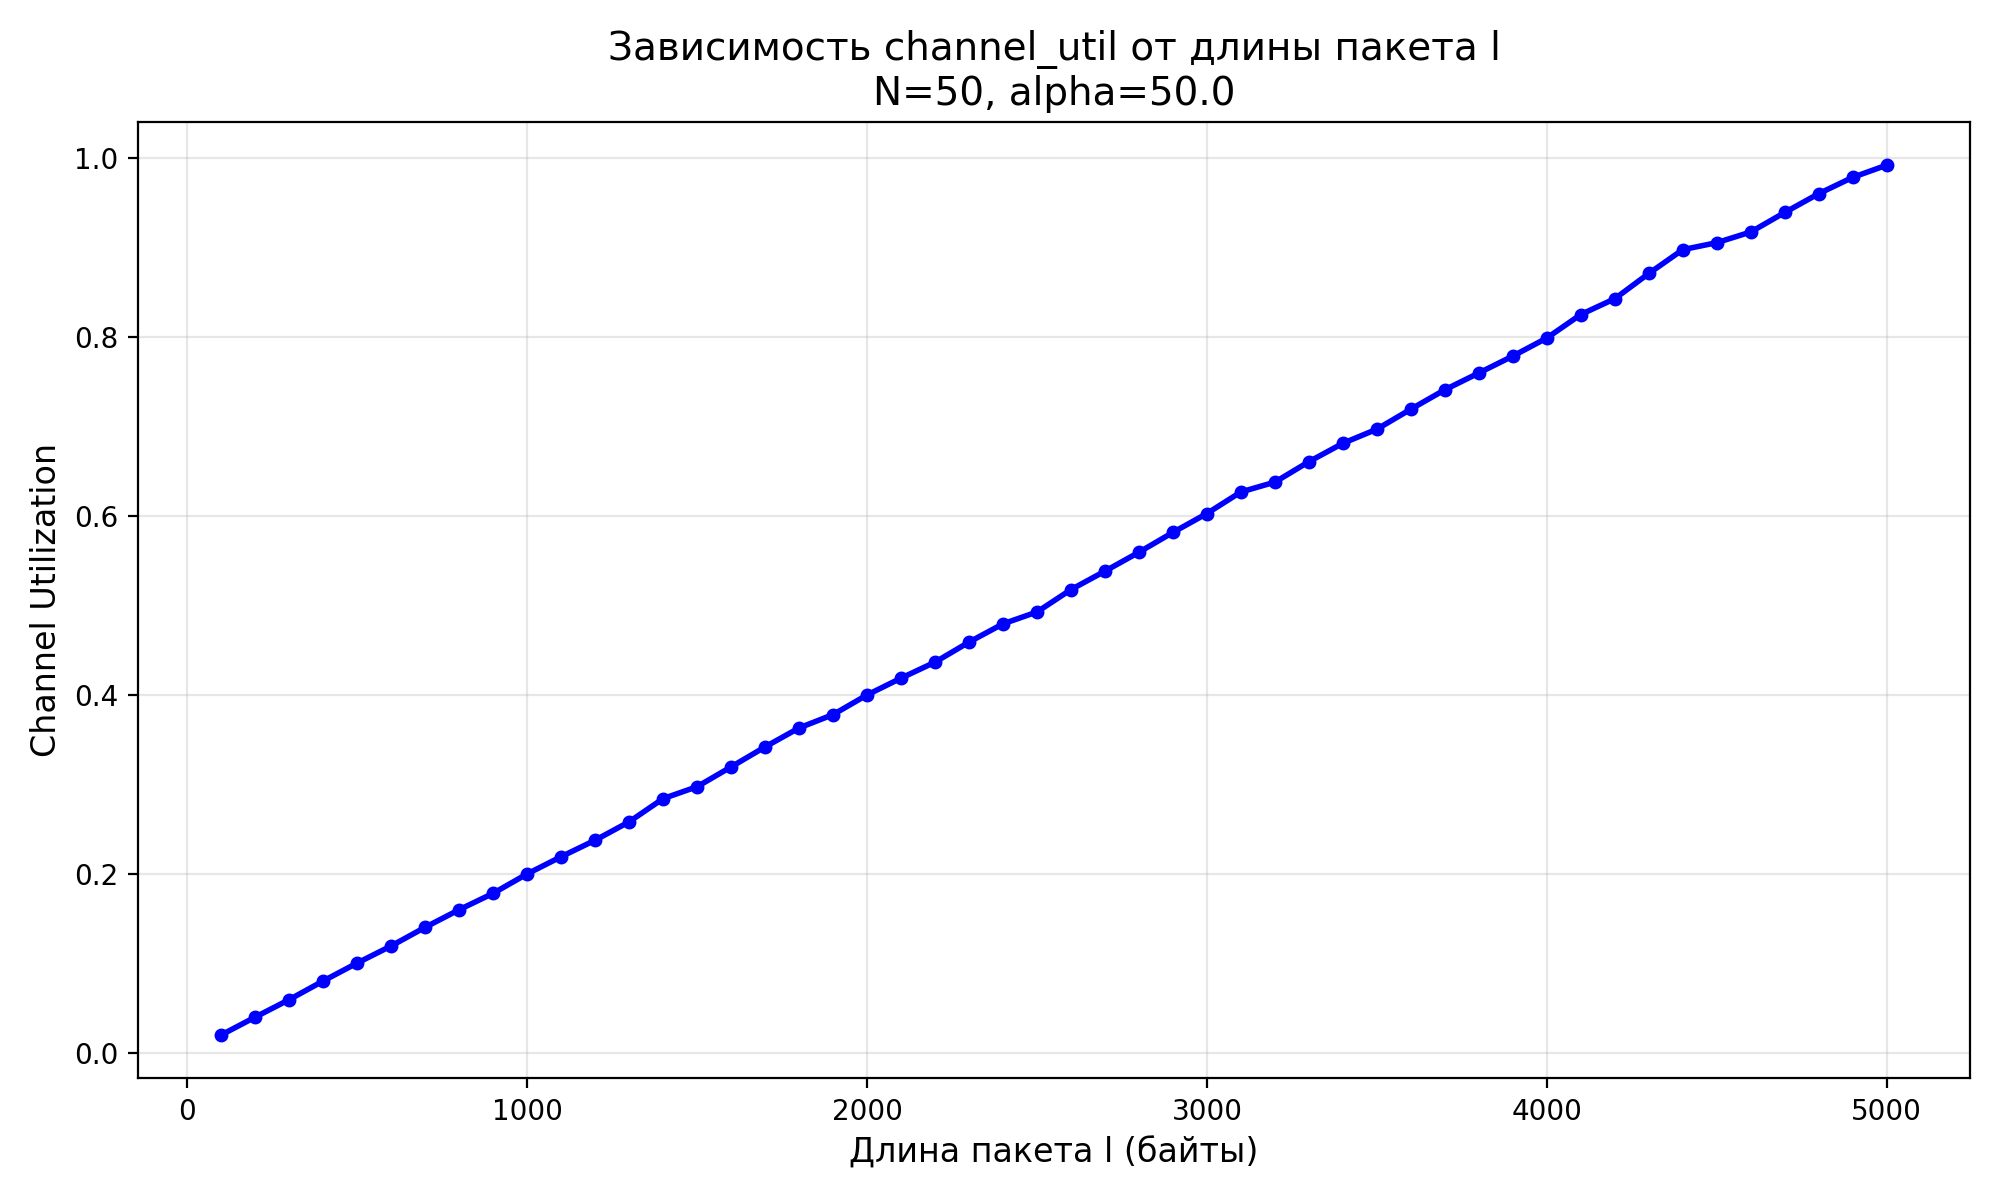

Write Python code to recreate this figure.
import subprocess
import re
import sys
import matplotlib.pyplot as plt

def run_sim(N, alpha, l_bytes, simtime=10, B=100, L=30, qlimit=-1):
    cmd = [
        "./csma_sim",
        "--N", str(N),
        "--alpha", str(alpha),
        "--simtime", str(simtime),
        "--B", str(B),
        "--L", str(L),
        "--l", str(l_bytes),
        "--qlimit", str(qlimit)
    ]

    try:
        output = subprocess.check_output(cmd, stderr=subprocess.STDOUT).decode()
    except Exception as e:
        print("Ошибка при запуске:", e)
        return None

    # Парсим строку вывода вида: "channel_util (Хар4) = 0.123456"
    m = re.search(r"channel_util\s*\(.*?\)\s*=\s*([0-9.]+)", output)
    if not m:
        print("Не найден channel_util в выводе")
        return None
    return float(m.group(1))


def analyze_channel_util_vs_l(N, alpha, l_min=100, l_max=5000, l_step=100):
    """
    Анализирует зависимость channel_util от длины пакета l.
    
    Параметры:
    - N: количество хостов (фиксированное)
    - alpha: интенсивность поступления пакетов (фиксированное)
    - l_min: минимальная длина пакета в байтах
    - l_max: максимальная длина пакета в байтах
    - l_step: шаг изменения длины пакета
    """
    l_values = []
    util_values = []
    
    print(f"Анализ зависимости channel_util от длины пакета l")
    print(f"Параметры: N={N}, alpha={alpha}")
    print(f"Диапазон l: {l_min} - {l_max} байт, шаг: {l_step}")
    print("=" * 60)
    
    l = l_min
    while l <= l_max:
        # Запускаем симуляцию для текущего размера пакета
        print(f"Запуск симуляции: l={l} байт...", end=" ")
        util = run_sim(N, alpha, l)
        
        if util is None:
            print("ОШИБКА")
            l += l_step
            continue
        
        l_values.append(l)
        util_values.append(util)
        print(f"channel_util={util:.4f}")
        
        l += l_step
    
    print("=" * 60)
    print("\nРезультаты:")
    print(f"{'l (байты)':<12} {'channel_util':<15}")
    print("-" * 30)
    for l, util in zip(l_values, util_values):
        print(f"{l:<12} {util:<15.6f}")
    
    return l_values, util_values


def plot_results(l_values, util_values, N, alpha, output_file="channel_util_vs_l.png"):
    plt.figure(figsize=(10, 6))
    plt.plot(l_values, util_values, 'b-o', markersize=4, linewidth=2)
    plt.xlabel("Длина пакета l (байты)", fontsize=12)
    plt.ylabel("Channel Utilization", fontsize=12)
    plt.title(f"Зависимость channel_util от длины пакета l\nN={N}, alpha={alpha}", fontsize=14)
    plt.grid(True, alpha=0.3)
    plt.tight_layout()
    plt.savefig(output_file, dpi=200)
    print(f"\nГрафик сохранён в {output_file}")


if __name__ == "__main__":
    if len(sys.argv) < 3:
        print("Использование: python3 channel_util_vs_l.py <N> <alpha> [l_min] [l_max] [l_step]")
        print("Пример: python3 channel_util_vs_l.py 50 50 100 5000 100")
        sys.exit(1)
    
    N = int(sys.argv[1])
    alpha = float(sys.argv[2])
    
    # Опциональные параметры
    l_min = int(sys.argv[3]) if len(sys.argv) > 3 else 100
    l_max = int(sys.argv[4]) if len(sys.argv) > 4 else 5000
    l_step = int(sys.argv[5]) if len(sys.argv) > 5 else 100
    
    l_values, util_values = analyze_channel_util_vs_l(N, alpha, l_min, l_max, l_step)
    
    if l_values:
        plot_results(l_values, util_values, N, alpha)
